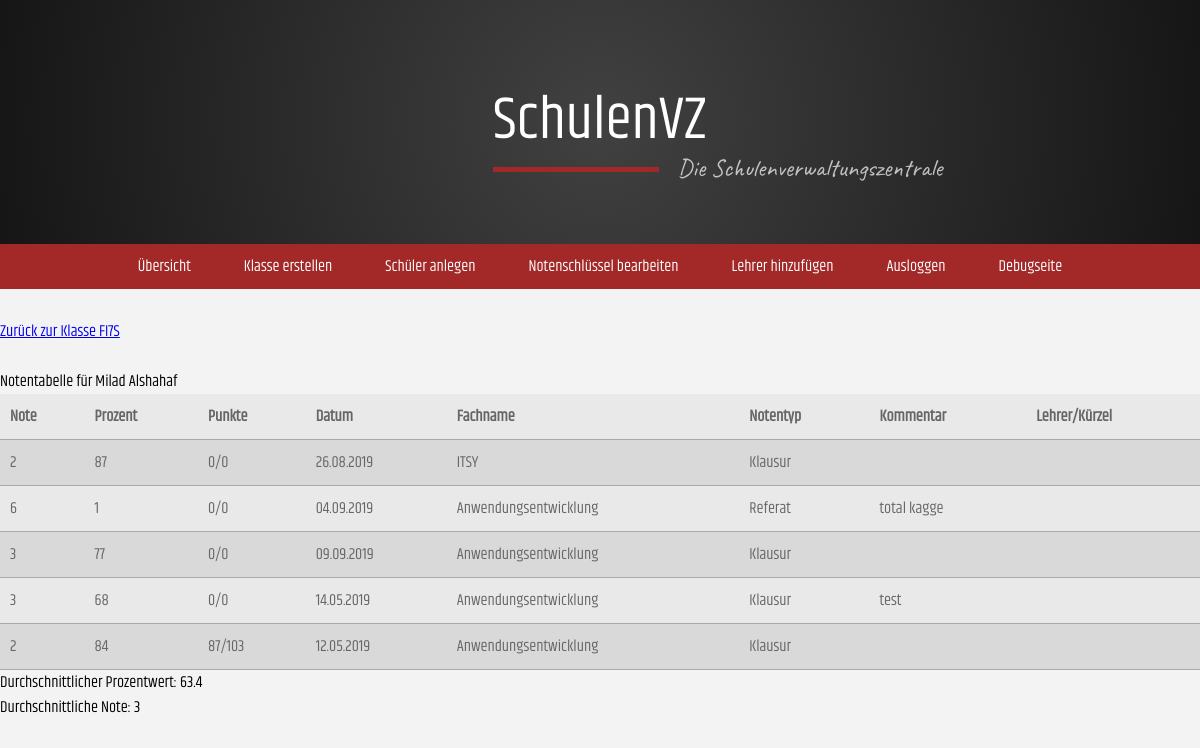
Page /grades.php?id=7&class=FI7S (signed in) on the earlier database version.
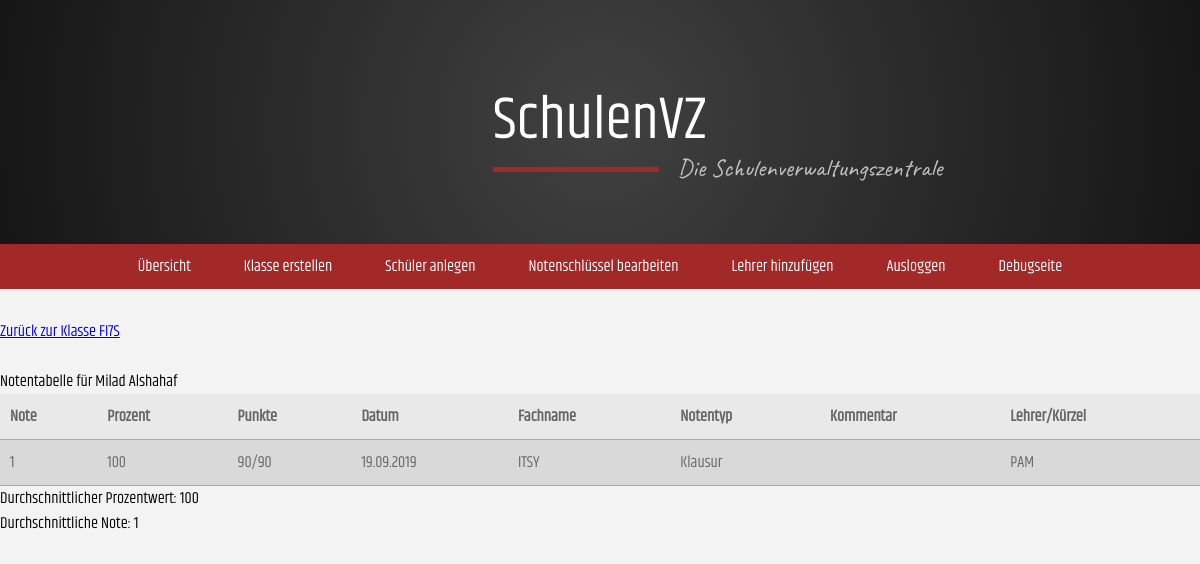
Same page on the later database version.
### tables this page shows
CREATE TABLE `schueler` (
  `id_Schueler` int(11) NOT NULL,
  `Vorname` varchar(45) NOT NULL,
  `Nachname` varchar(45) NOT NULL,
  `Geburtsdatum` date NOT NULL,
  `Kurs_id_Kurs` int(11) DEFAULT NULL
);

CREATE TABLE `note` (
  `id_Note` int(11) NOT NULL,
  `Kommentar` varchar(255) DEFAULT NULL,
  `Note` float NOT NULL,
  `Prozent` float NOT NULL,
  `Datum` date NOT NULL,
  `Schueler_id_Schueler` int(11) NOT NULL,
  `Fach_id_Fach` int(11) NOT NULL,
  `NotenTyp_idNotenTyp` int(11) NOT NULL,
  `notenschluesselTyp_Id` int(11) NOT NULL,
  `scoredPoints` float NOT NULL,
  `maxPoints` float NOT NULL,
  `lehrer` varchar(100) DEFAULT NULL
);

CREATE TABLE `typ` (
  `idTyp` int(11) NOT NULL,
  `Fachname` varchar(45) NOT NULL
);

CREATE TABLE `notentyp` (
  `idNotenTyp` int(11) NOT NULL,
  `NotenTyp` varchar(45) NOT NULL
);

### project_files/Database.php (called while the page is built, shortened)
<?php
abstract class DB {
    public static function convertDate($date) {
        if ($date) {
            return date('d.m.Y', strtotime($date));
        }
        else {
            return NULL;
        }
    }
}

### files_lp/functions/listHelper.php (called while the page is built, shortened)
<?php
require_once 'project_files/Database.php';
function avgGrades($id)
{
    $PDO = DB::load(DBHOST, DBNAME, DBUSERNAME, DBPASSWORD);
    $daten = "SELECT note, prozent FROM note WHERE Schueler_id_Schueler = ?";
    $prepare = $PDO->prepare($daten);
    $prepare->execute(array($id));
    $data = $prepare->fetchAll(PDO::FETCH_ASSOC);
    $anzahl = count($data);
    $percent = 0;
    $grade = 0;
    for($i = 0; $i < $anzahl; $i++)
    {
        $percent += $data[$i]['prozent'];
    }
    for($i = 0; $i < $anzahl; $i++)
    {
        $grade += $data[$i]['note'];
    }
    $finalPercent = round($percent / $anzahl, 2);
    $finalGrade = round($grade / $anzahl, 0);
    $arr = [$finalPercent, $finalGrade];
    return $arr;
}

### grades.php (the view)
<?php
include_once 'files_lp/ui/header.php';
if (isset($_GET["id"]) AND isset($_GET['class']))
{
    $id = $_GET["id"];
    $class = $_GET["class"];
}
$PDO = DB::load(DBHOST, DBNAME, DBUSERNAME, DBPASSWORD);
$sql = "SELECT note.Kommentar, note.Note, note.Prozent, note.Datum, note.scoredPoints, note.maxPoints, note.lehrer, f.id_Fach, t.Fachname, n.NotenTyp, s.Vorname, s.Nachname FROM note
        LEFT JOIN fach f on note.Fach_id_Fach = f.id_Fach
        LEFT JOIN typ t on f.Typ_idTyp = t.idTyp
        LEFT JOIN notentyp n on note.NotenTyp_idNotenTyp = n.idNotenTyp
        LEFT JOIN schueler s on note.Schueler_id_Schueler = s.id_Schueler
        WHERE note.Schueler_id_Schueler = ?";
$pre = $PDO->prepare($sql);
$pre->execute(array($id));
$result = $pre->fetchAll(PDO::FETCH_ASSOC);
echo "<a href='index.php?id=$class'>Zurück zur Klasse $class</a><br><br>";
echo "Notentabelle für ".$result[0]['Vorname']." ".$result[0]['Nachname'];
echo "<table>";
echo "<tr>";
echo "<th>Note</th>";
echo "<th>Prozent</th>";
echo "<th>Punkte</th>";
echo "<th>Datum</th>";
echo "<th>Fachname</th>";
echo "<th>Notentyp</th>";
echo "<th>Kommentar</th>";
echo "<th>Lehrer/Kürzel</th>";
echo "</tr>";
foreach ($result as $row) {
    echo "<tr>";
    echo "<td>";
    echo "<p>".$row['Note']."</p>";
    echo "</td>";
    echo "<td>";
    echo "<p>".$row['Prozent']."</p>";
    echo "</td>";
    echo "<td>";
    echo "<p>".$row['scoredPoints']."/".$row['maxPoints']."</p>";
    echo "</td>";
    echo "<td>";
    echo "<p>".DB::convertDate($row['Datum'])."</p>";
    echo "</td>";
    echo "<td>";
    echo "<p>".$row['Fachname']."</p>";
    echo "</td>";
    echo "<td>";
    echo "<p>".$row['NotenTyp']."</p>";
    echo "</td>";
    echo "<td>";
    echo "<p>".$row['Kommentar']."</p>";
    echo "</td>";
    echo "<td>";
    echo "<p>".$row['lehrer']."</p>";
    echo "</td>";
    echo "</tr>";
}
echo "</table>";
$average = avgGrades($id);
echo "Durchschnittlicher Prozentwert: ".$average[0]."<br>";
echo "Durchschnittliche Note: ".$average[1];

### files_lp/ui/header.php (shortened to what this page needs)
<?php
require_once 'project_files/Database.php';
include_once "files_lp/functions/listHelper.php";
?>
<head>
    <link rel="stylesheet" href="jquery-ui-1.12.1/jquery-ui.css">
    <link rel="stylesheet" href="files_lp/styles/styles.css">
</head>
<body>
<div id="headerContainer">
    <div id="logoContainer">
        <div id="headline"><span>Schulen</span>VZ</div>
        <div id="subHeadline">Die Schulenverwaltungszentrale</div>
    </div>
    <div id="menuContainer">
        <ul>
            <li><a href="index.php">Übersicht</a></li>
            <li><a href="newClass.php">Klasse erstellen</a></li>
            <li><a href="newStudent.php">Schüler anlegen</a></li>
            <li><a href="newGradeKey.php">Notenschlüssel bearbeiten</a></li>
            <li><a href="newUser.php">Lehrer hinzufügen</a></li>
            <li><a href="logout.php">Ausloggen</a></li>
            <li><a href="debug.php">Debugseite</a></li>
        </ul>
    </div>
</div>

### files_lp/styles/styles.css (style rules this page uses)
body { background-color: var(--backgroundColor); font-family: var(--mainFont); margin: 0; padding: 0; }
#logoContainer { background: var(--headerLogoGradient); color: var(--elementsOnAccentColor); text-align: center; padding: 75px 0 60px 0; }
#logoContainer #headline { font-size: 60px; font-weight: 100; font-family: "Khand", sans-serif; }
#logoContainer #headline span { border-bottom: 5px solid var(--accentColor); }
#logoContainer #subHeadline { font-size: 25px; font-weight: 100; opacity: 0.7; margin-top: -15px; position: relative; left: 210px; font-family: 'Caveat', cursive; display: inline-block; }
#headerContainer { margin-bottom: 30px; }
#menuContainer { background-color: var(--accentColor); color: var(--elementsOnAccentColor); }
#menuContainer ul { list-style-type: none; padding-inline-start: 0; margin: 0; width: 100%; text-align: center; }
#menuContainer li { display: inline-block; position: relative; }
#menuContainer a { padding: 10px 25px; display: inline-block; position: relative; }
#menuContainer a { text-decoration: none; color: var(--elementsOnAccentColor); }
table { border-collapse: collapse; width: 100%; font-family: var(--mainFont); text-align: left; }
td, th { padding: 10px; color: #666; }
tr { border-bottom: 1px solid var(--tableBorders); }
tr:nth-child(even) { background-color: var(--softerMainColor); }
tr:nth-child(odd):not(.tableHead) { background-color: var(--softMainColor); }

Differences in the rows shown:
no longer on this page (row unchanged): schueler: Vorname "Milad", Nachname "Alshahaf"
removed note: Note "2", Prozent "87", scoredPoints "0", maxPoints "0", Datum "26.08.2019", typ.Fachname "ITSY", NotenTyp_idNotenTyp.NotenTyp "Klausur"
removed note: Note "6", Prozent "1", scoredPoints "0", maxPoints "0", Datum "04.09.2019", typ.Fachname "Anwendungsentwicklung", NotenTyp_idNotenTyp.NotenTyp "Referat", Kommentar "total kagge"
removed note: Note "3", Prozent "77", scoredPoints "0", maxPoints "0", Datum "09.09.2019", typ.Fachname "Anwendungsentwicklung", NotenTyp_idNotenTyp.NotenTyp "Klausur"
removed note: Note "3", Prozent "68", scoredPoints "0", maxPoints "0", Datum "14.05.2019", typ.Fachname "Anwendungsentwicklung", NotenTyp_idNotenTyp.NotenTyp "Klausur", Kommentar "test"
removed note: Note "2", Prozent "84", scoredPoints "87", maxPoints "103", Datum "12.05.2019", typ.Fachname "Anwendungsentwicklung", NotenTyp_idNotenTyp.NotenTyp "Klausur"
added note: Schueler_id_Schueler.Vorname "Milad", Schueler_id_Schueler.Nachname "Alshahaf", Note "1", Prozent "100", scoredPoints "90", maxPoints "90", Datum "19.09.2019", typ.Fachname "ITSY", NotenTyp_idNotenTyp.NotenTyp "Klausur", lehrer "PAM"
Other differences:
$average[0]: "63.4" → "100"
$average[1]: "3" → "1"
